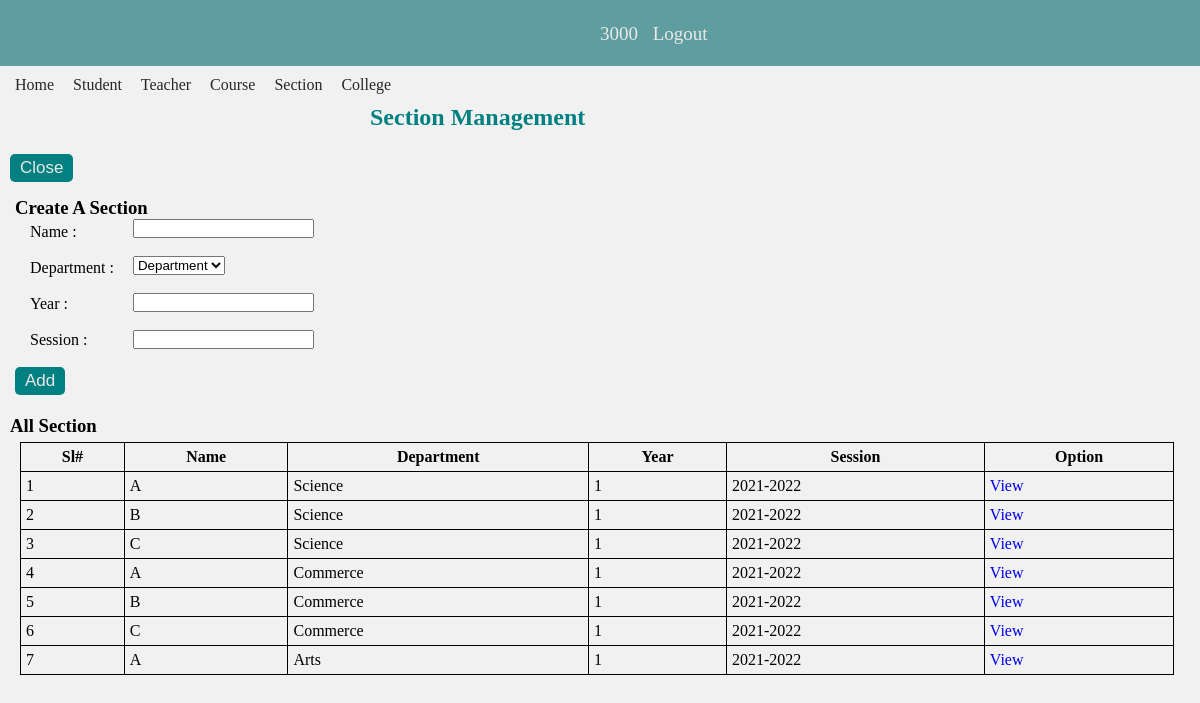
Screenshot of /view/allSections.php (signed in) with the database file from the repository.
### tables this page shows
CREATE TABLE `sections` (
  `id` int(9) NOT NULL,
  `department_id` int(9) NOT NULL,
  `name` varchar(50) NOT NULL,
  `year` int(20) NOT NULL,
  `session` varchar(100) NOT NULL
);

CREATE TABLE `departments` (
  `id` int(9) NOT NULL,
  `d_name` varchar(50) NOT NULL
);

### controllers/sectionController.php (called while the page is built, shortened)
<?php
     require_once "../models/db_config.php";
     $name= "";
     $year="";
     $session="";
 function getAllsections(){
    $query ="select s.*,d.d_name from sections s left join departments d on s.department_id = d.id";
    $rs = get($query);
    return $rs;
}
?>

### models/db_config.php (called while the page is built, shortened)
<?php
	$db_server="localhost";
	$db_uname="root";
	$db_pass="";
	$db_name="college_portal_db";
	function get($query){
		global $db_server,$db_uname,$db_pass,$db_name;
		$conn = mysqli_connect($db_server,$db_uname,$db_pass,$db_name);
		$data = array();
		if($conn){
			$result = mysqli_query($conn,$query);
			while($row = mysqli_fetch_assoc($result)){
				$data[] = $row;
			}
		}
		return $data;
	}
?>

### view/allSections.php (the view, shortened to what this page needs)
<?php
    include_once "../controllers/sectionController.php";
    $sections = getAllsections();
?>
<!DOCTYPE html>
<html lang="en">
<head>
    <link rel="stylesheet" href="./css/style.css">
</head>
<body>
<?php  require_once "./headerDash.php"; ?>
    <div class="main-container">
        <?php  include_once "./adminNav.php"?>
        <div class="home">
            <h2>Section Management</h2>
            <div class="create-btn" style="margin: 15px 10px">
                <button id="crt-btn" class="btn" onclick="createSection()">Close</button>
            </div>
            <div id="create-section" style="display: block; margin:5px 15px;">
                <h3>Create A Section</h3>
                <form action="" method="post">
                    <div class="section-form">
                        <span  class="form-strct" >Name :</span> <br>
                        <span class="form-strct" >Department :</span> <br>
                        <span class="form-strct" >Year :</span><br>
                        <span class="form-strct" >Session :</span><br>
                    </div>
                    <div class="section-form" >
                        <input type="text" name="name" class="form-strct" value="<?php echo $name; ?> "><span class="err-msg"><?php  echo $err_name;?></span><br>
                        <select name="department" class="form-strct" >
                                <option disabled selected>Department</option>
                        </select><span class="err-msg"><?php  echo $err_department;?></span><br>
                        <input type="text" name="year" class="form-strct" value="<?php echo $year; ?> "><span class="err-msg"><?php  echo $err_year;?></span><br>
                        <input type="text" name="session"  class="form-strct" value="<?php echo $session;?> "><span class="err-msg"><?php  echo $err_session;?></span><br>
                    </div>
                    <br>
                    <input type="submit" class="btn"  name="add-section" value="Add">
                </form>
            </div>
            <div class="students-section">
                <h3>All Section</h3>
                <table>
                    <tr>
                        <th>Sl#</th>
                        <th>Name</th>
                        <th>Department</th>
                        <th>Year</th>
                        <th>Session</th>
                        <th>Option</th>
                    </tr>
                    <tr>
                        <?php
                            $i = 1;
                            foreach($sections as $c){
                                echo "<tr>";
                                    echo "<td>$i</td>";
                                    echo "<td>".$c["name"]."</td>";
                                    echo "<td>".$c["d_name"]."</td>";
                                    echo "<td>".$c["year"]."</td>";
                                    echo "<td>".$c["session"]."</td>";
                                    echo '<td><a href="./sectionView.php?id='.$c['id'].'&sec='.$c['name'].'&dept='.$c['d_name'].'">View</a></td>';
                                echo "</tr>";
                                $i++;
                            }
                        ?>
                    </tr>
                </table>
            </div>
        </div>
    </div>
</body>
</html>

### view/css/style.css (style rules this page uses)
* { margin: 0px; padding: 0px; }
body { background: rgb(241, 241, 241); }
a { text-decoration: none; }
.main-container { background: rgb(241, 241, 241); width: 100%; }
.home h2 { padding-left: 370px; margin-bottom: 8px; color: teal; }
.students-section { padding-left: 10px; margin-top: 20px; }
.create-btn { padding-top: 8px; margin-left: 20px; }
.section-form { display: inline-block; margin-left:15px; }

### view/allSections.php (style rules this page uses)
table, th, td { border: 1px solid black; padding: 5px; }
table { border-collapse: collapse; width: 97%; margin: 5px 10px; }
.form-strct { display: block; }
.section-form { display: inline-block; margin-left:15px; }
.btn { background: teal; padding:4px 10px; border-radius: 5px; color: rgb(235, 231, 231); font-size: 17px; border: none; }

### rows the page displays
sections: name "A", department.d_name "Science", year "1", session "2021-2022"
sections: name "B", department.d_name "Science", year "1", session "2021-2022"
sections: name "C", department.d_name "Science", year "1", session "2021-2022"
sections: name "A", department.d_name "Commerce", year "1", session "2021-2022"
sections: name "B", department.d_name "Commerce", year "1", session "2021-2022"
sections: name "C", department.d_name "Commerce", year "1", session "2021-2022"
sections: name "A", department.d_name "Arts", year "1", session "2021-2022"

### other values shown
$userName "3000"
